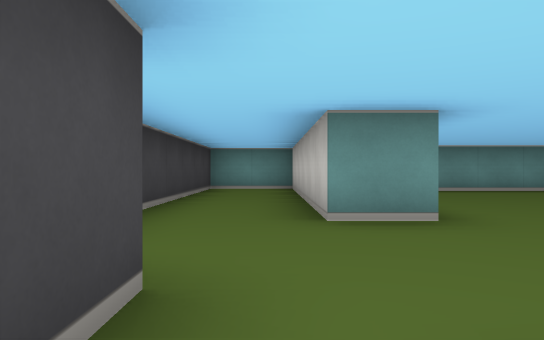
view 1 (above)

15 first-person views from a walk through a cub3D ray-caster map. The camera is about half as high as the walls, looks level and sees 70° across. The floor is counted in squares. Each view is taken from the middle of a square. On the plan, view 1 faces up. The plan holds only what a view shows up to about 9 squares ahead; the rest is blank.

view 2
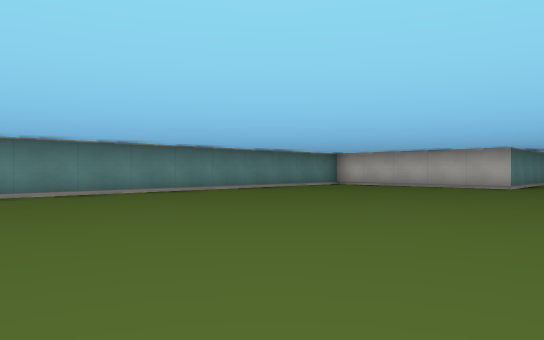

view 3
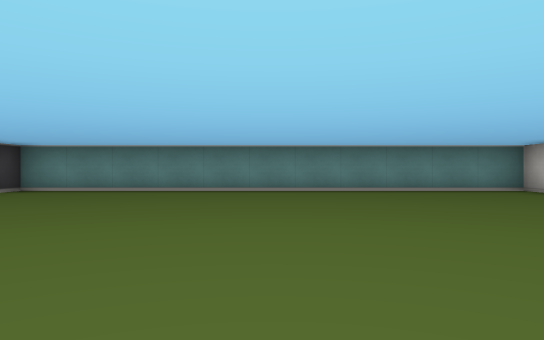

view 4
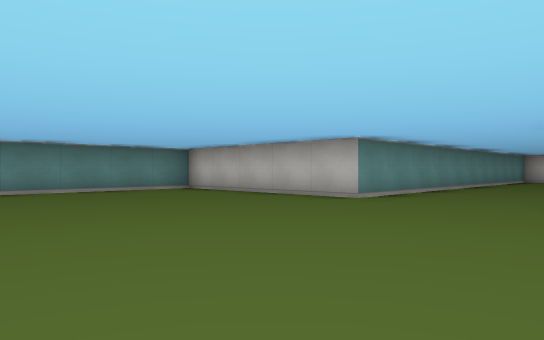

view 5
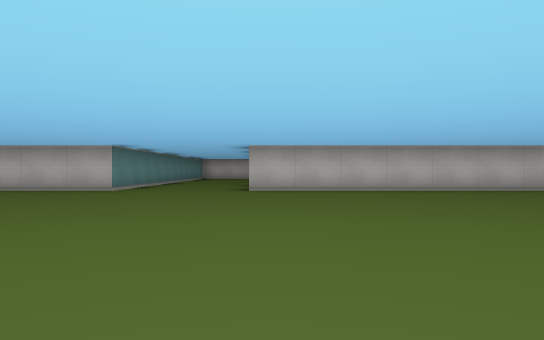

view 6
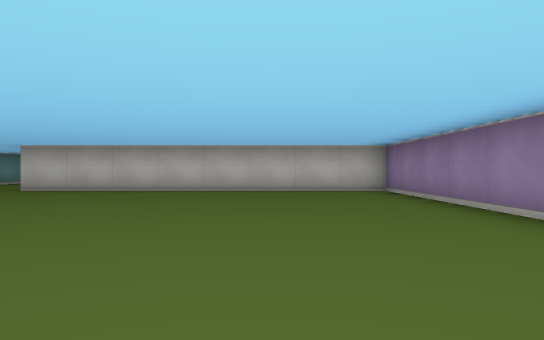

view 7
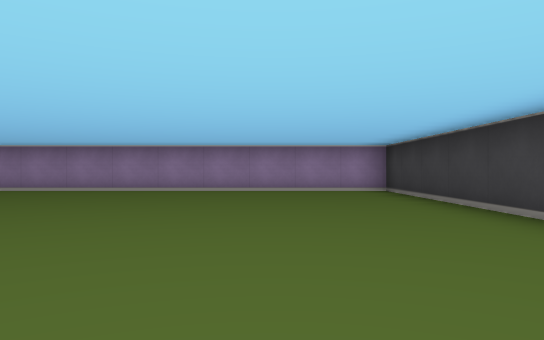

view 8
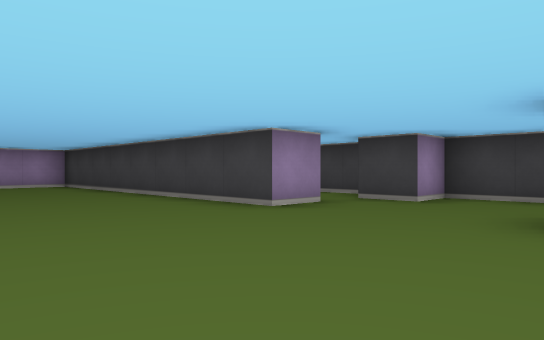

view 9
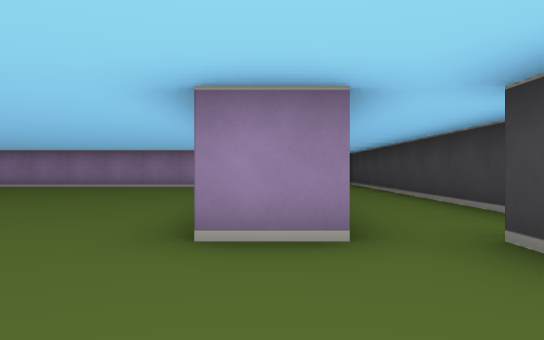

view 10
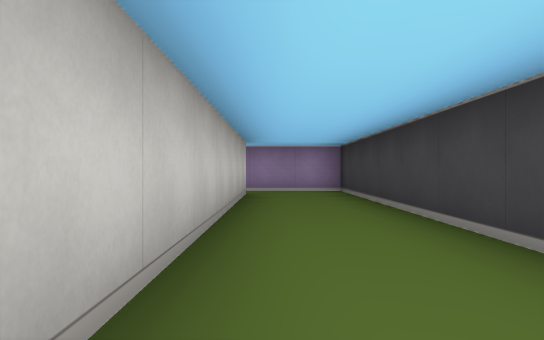

view 11
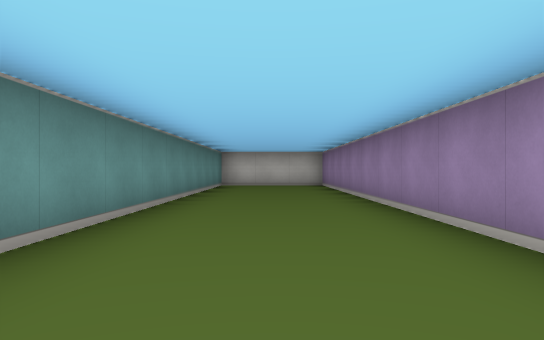

view 12
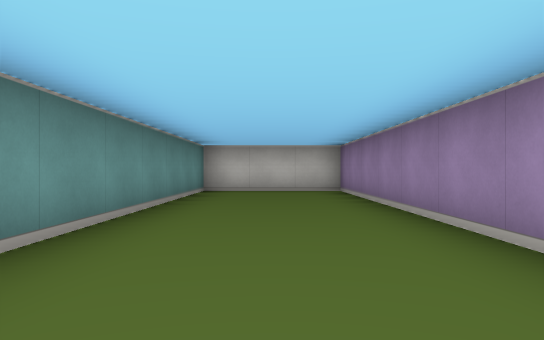

view 13
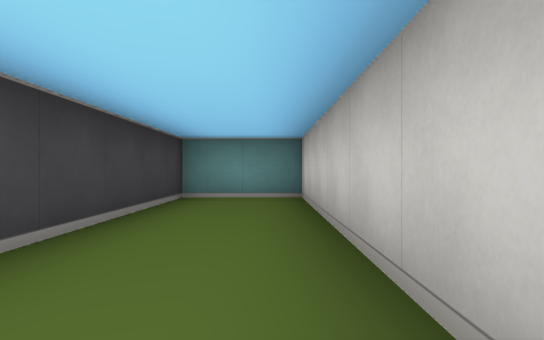

view 14
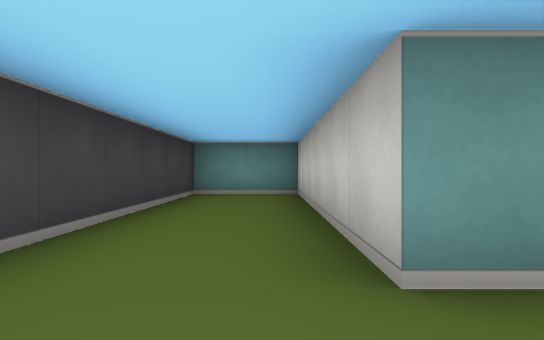

view 15
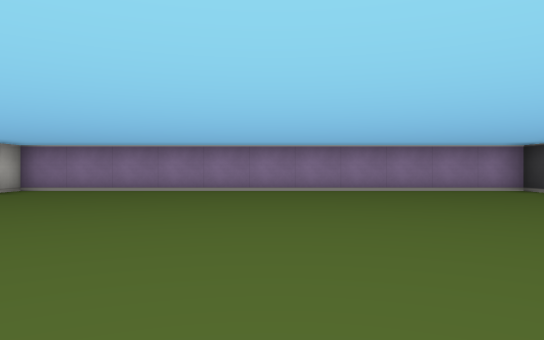

### Floor plan
Points are (right, up) in squares from view 1. A wall is a line through its corners. A room is listed if a view was taken in it or the views show most of it. See-through windows are left out.
Room 1 (views 1, 10)
walls: (-1.5, -0.1) (-1.5, -9.5) (0.6, -9.5); (0.5, -8.2) (0.5, -1.6)
ways out: opening at (0, 0) to room 2; opening at (0, -9)
Room 2 (views 2, 3, 4, 5, 6, 7, 8, 9, 11, 12, 13, 14, 15)
walls: (14.1, 0.5) (23.5, 0.5) (23.5, 3.5) (12.5, 3.5) (12.5, 8.5) (1.5, 8.5) (1.5, 7.8); (1.6, 3.5) (0.5, 3.5) (0.5, 9.5) (-1.5, 9.5) (-1.5, 1.5) (-0.5, 1.5) (-0.5, 0.5); (0.5, 0.5) (1.5, 0.5) (1.5, -7.5) (12.5, -7.5) (12.5, 0.5)
ways out: opening at (0, 0) to room 1

Positions as (right, up) in squares from view 1, and headings:
1: (0, 0), facing up
2: (2, 1), facing up-right
3: (7, 0), facing up
4: (7, 0), facing up-right
5: (4, 0), facing right
6: (4, -5), facing right
7: (4, 1), facing down
8: (5, 4), facing down-left
9: (1, 3), facing down
10: (0, -1), facing down
11: (12, 2), facing right
12: (15, 2), facing right
13: (0, 3), facing up
14: (0, 2), facing up
15: (7, 1), facing down
